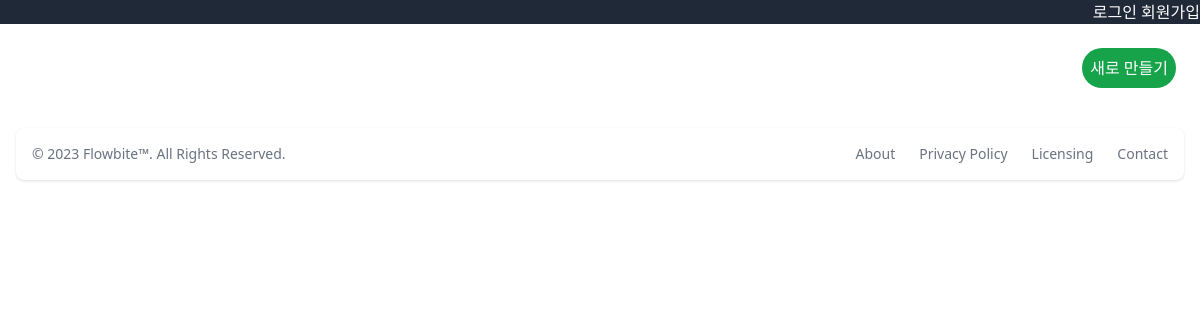
The page /todo/ on the database as committed earlier.
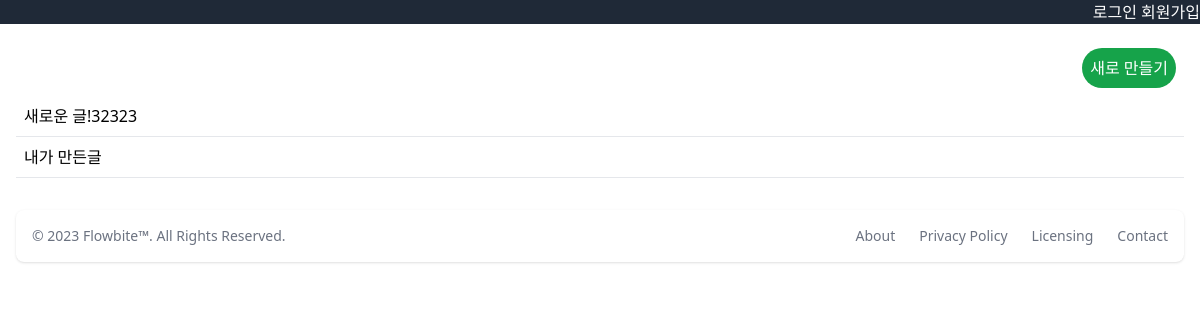
The same page on the database as committed later.
### todo/models.py (models this page shows, shortened)
class Todo(models.Model):
    user = models.ForeignKey("user.User", on_delete=models.CASCADE)
    content = models.TextField()
    created_at = models.DateTimeField(auto_now_add=True)
    updated_at = models.DateTimeField(auto_now=True)
    is_done = models.BooleanField(default=False)
    image = models.ImageField(blank=True, null=True)

### todo/views.py (the view)
# urls.py: path("", views.index),
def index(request):
    if request.method == "GET":
        todos = Todo.objects.all()
        context = {
            "todos": todos,
        }
        return render(request, "todo/index.html", context)
    else:
        return HttpResponse("Invalid request method", status=405)

### todo/templates/todo/index.html
{% extends 'base.html' %} {% block content %}
<div class="p-4">
  <a href="/todo/create/" class="m-2 flex justify-end">
    <button class="bg-green-600 p-2 rounded-full text-white">
      새로 만들기
    </button>
  </a>
  <ul>
    {% for todo in todos %}
    <a href="/todo/{{ todo.id }}">
      <li class="p-2 border-b">
        <div>{{ todo.content}}</div>
      </li>
    </a>
    {% endfor %}
  </ul>
</div>
{% endblock %}

Rows that differ between the two databases and show on the page:
added Todo: content "새로운 글!32323"
added Todo: content "내가 만든글"
